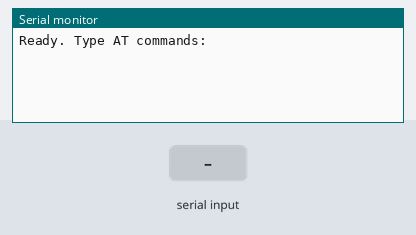
The sketch below on a simulated Arduino Uno, built with avr-gcc and run on an emulated ATmega328P. On the bench: the last lines printed to the serial monitor. Inputs (shaded band) come from the test bench.

Above: at 1.2 s.
1.3 s: "1" received over the second serial link
At 1.7 s:
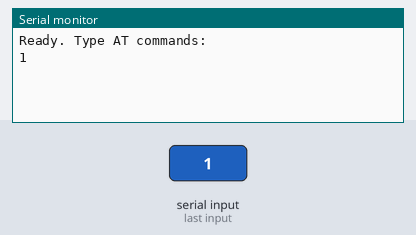
2.8 s: "0" received over the second serial link
At 4.0 s:
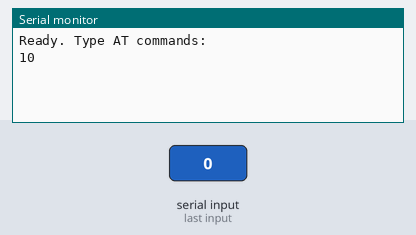

Measured:
- after the input at 1.3 s, the serial monitor: prints a new line at once (image 1)
- after the input at 2.8 s, the serial monitor: prints a new line at once (image 2)

The sketch:

at_test.ino
```cpp
// 00 - AT command bridge
// Type AT commands in the Serial Monitor and see the ESP-01's replies.
//
// Wiring: ESP TX -> pin 2, pin 3 -> 1k/2.2k divider -> ESP RX, shared GND
// Serial Monitor: 9600 baud, "Both NL & CR"
//
// First time only: the ESP's AT firmware starts at 115200.
//   1. Set ESP_BAUD to 115200, upload, send:  AT+UART_DEF=9600,8,1,0,0
//   2. Set ESP_BAUD back to 9600, upload again, power-cycle the ESP.

#include <SoftwareSerial.h>

const long ESP_BAUD = 9600;   // 115200 for the very first run

SoftwareSerial esp(2, 3); // RX, TX

void setup() {
  Serial.begin(9600);
  esp.begin(ESP_BAUD);
  Serial.println(F("Ready. Type AT commands:"));
}

void loop() {
  if (esp.available())    Serial.write(esp.read());
  if (Serial.available()) esp.write(Serial.read());
}
```
